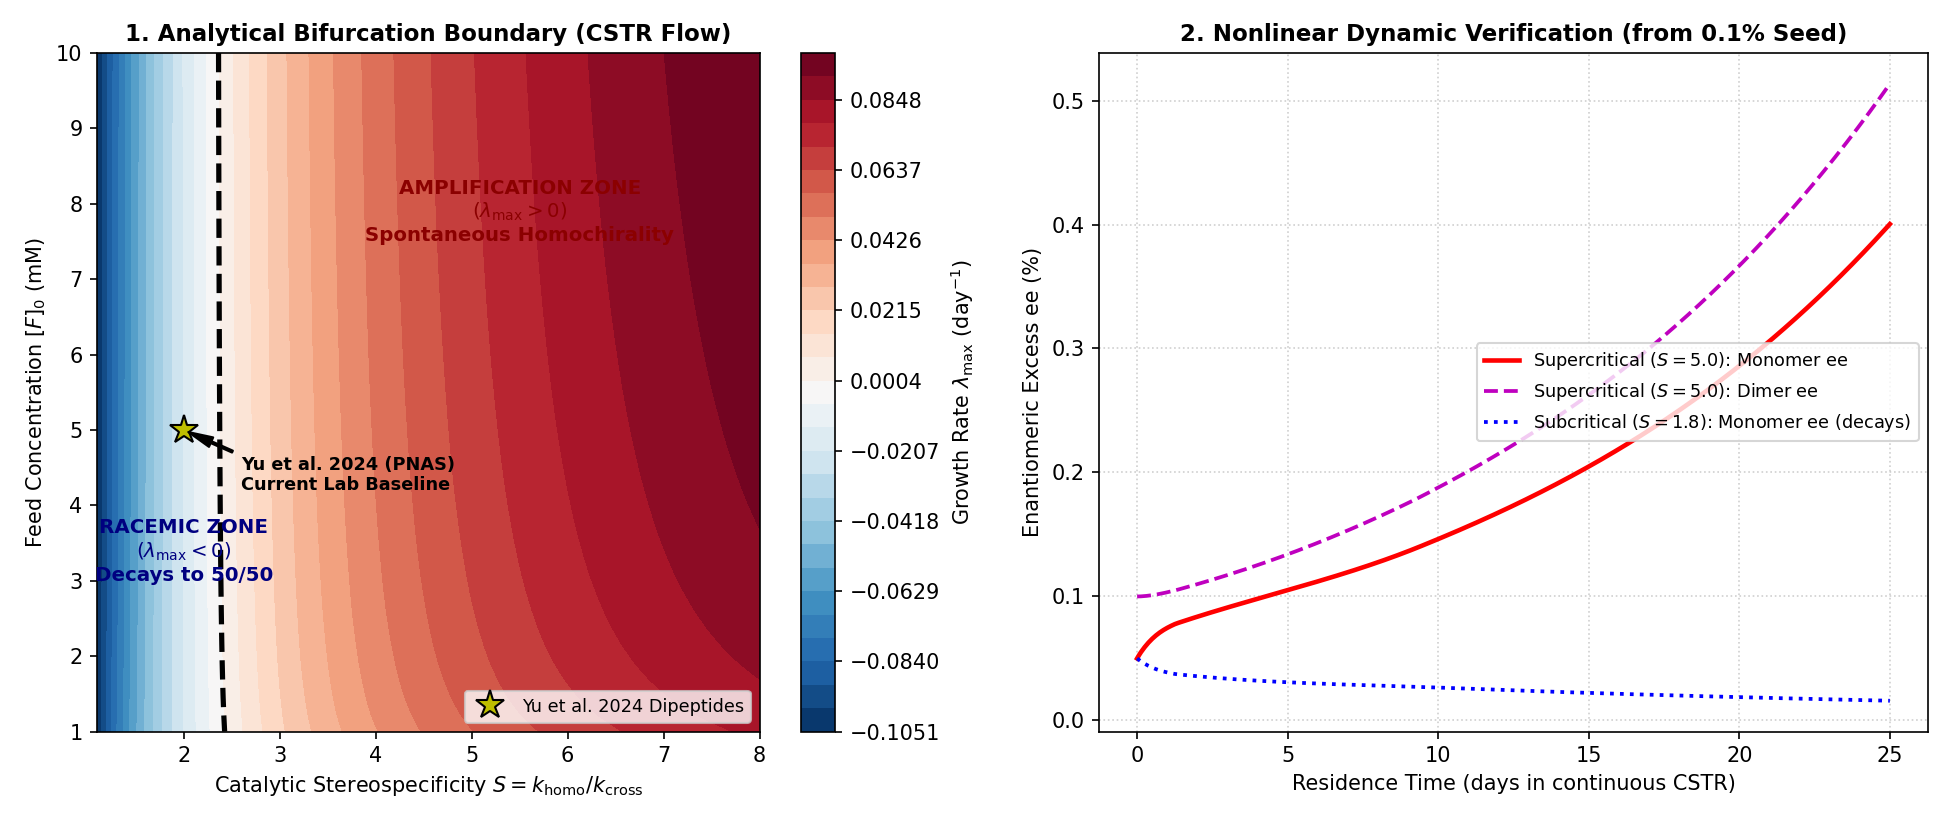

The Python source for this figure:
"""Computational Search Engine for Prebiotic Chiral Amplification Networks.

Mathematically maps and scans the kinetic parameter space of coupled prebiotic
reaction networks (e.g., amino acid transamination + peptide ligation as in
Deng et al. Nature 2024, Higgs & Blackmond PNAS 2025, and Yu et al. PNAS 2024)
in a Continuous-Flow Stirred Tank Reactor (CSTR).

Evaluates:
1. Exact racemic steady-state concentrations.
2. The difference-mode Jacobian J_diff and leading eigenvalue lambda_max.
3. The critical bifurcation boundary (lambda_max > 0) separating racemic decay
   from spontaneous homochiral amplification.
4. Nonlinear ODE verification confirming ee growth from a tiny seed (1e-3).
5. Mapping of real experimentally measured catalyst data against the boundary.
"""

import numpy as np
from scipy.integrate import solve_ivp
from scipy.optimize import root_scalar
import matplotlib
matplotlib.use("Agg")
import matplotlib.pyplot as plt

# Default prebiotic CSTR parameters
DEFAULT_F0 = 5e-3                 # 5 mM realistic prebiotic feed
DEFAULT_TAU_H = 200.0             # 200 hours residence time
DEFAULT_PHI = 1.0 / (DEFAULT_TAU_H * 3600.0) # dilution rate (s^-1)
DEFAULT_K_CAT = 0.10              # 0.1 /M/s catalytic monomer synthesis
DEFAULT_K_HOMO = 0.02             # 0.02 /M/s ligation rate


class PrebioticNetworkModel:
    """Coupled prebiotic network: amino acid synthesis + oligomer ligation.
    
    Species:
      F: achiral precursor (ketoacid / aldehyde feedstock)
      L, D: chiral amino acid monomers
      LL, DD: homochiral dimers (catalysts for monomer synthesis)
      LD: heterochiral dimer (inactive / sink)
    """

    def __init__(self,
                 F0=DEFAULT_F0,
                 phi=DEFAULT_PHI,
                 k0=1e-9,
                 k_cat=DEFAULT_K_CAT,
                 S=3.0,
                 k_homo=DEFAULT_K_HOMO,
                 rho=1.5,
                 k_rac=1e-9):
        self.F0 = float(F0)
        self.phi = float(phi)
        self.k0 = float(k0)
        self.k_cat = float(k_cat)
        self.S = float(S)                   # Stereospecificity S >= 1
        self.k_homo = float(k_homo)
        self.rho = float(rho)               # Preference for heterochiral ligation
        self.k_hetero = float(2.0 * rho * k_homo)
        self.k_rac = float(k_rac)

    def ode_system(self, t, y):
        F, L, D, LL, DD, LD = y

        # Enforce physical non-negativity
        F = max(0.0, F)
        L = max(0.0, L)
        D = max(0.0, D)
        LL = max(0.0, LL)
        DD = max(0.0, DD)
        LD = max(0.0, LD)

        # Monomer synthesis rates
        rate_uncat = self.k0 * F
        rate_cat_L = self.k_cat * F * (LL + DD / self.S)
        rate_cat_D = self.k_cat * F * (DD + LL / self.S)

        # Ligation rates
        rate_LL = self.k_homo * (L ** 2)
        rate_DD = self.k_homo * (D ** 2)
        rate_LD = self.k_hetero * L * D

        # Racemization
        rate_rac = self.k_rac * (L - D)

        dF = self.phi * (self.F0 - F) - 2.0 * rate_uncat - (rate_cat_L + rate_cat_D)
        dL = rate_uncat + rate_cat_L - 2.0 * rate_LL - rate_LD - rate_rac - self.phi * L
        dD = rate_uncat + rate_cat_D - 2.0 * rate_DD - rate_LD + rate_rac - self.phi * D
        dLL = rate_LL - self.phi * LL
        dDD = rate_DD - self.phi * DD
        dLD = rate_LD - self.phi * LD

        return [dF, dL, dD, dLL, dDD, dLD]

    def solve_racemic_steady_state(self):
        """Solves for the symmetric (racemic: L = D = x, LL = DD) steady state."""
        def residual(x):
            if x <= 0:
                return 1e9
            LL = (self.k_homo / self.phi) * (x ** 2)
            cat_factor = 2.0 * self.k0 + 2.0 * self.k_cat * (1.0 + 1.0 / self.S) * LL
            F = self.phi * self.F0 / (self.phi + cat_factor)
            prod_L = self.k0 * F + self.k_cat * F * (1.0 + 1.0 / self.S) * LL
            dest_L = 2.0 * self.k_homo * (x ** 2) + self.k_hetero * (x ** 2) + self.phi * x
            return prod_L - dest_L

        sol = root_scalar(residual, bracket=[1e-9, self.F0 * 5.0], method="brentq")
        x_ss = sol.root
        LL_ss = (self.k_homo / self.phi) * (x_ss ** 2)
        cat_factor = 2.0 * self.k0 + 2.0 * self.k_cat * (1.0 + 1.0 / self.S) * LL_ss
        F_ss = self.phi * self.F0 / (self.phi + cat_factor)
        LD_ss = (self.k_hetero / self.phi) * (x_ss ** 2)

        return F_ss, x_ss, LL_ss, LD_ss

    def difference_jacobian_eigenvalue(self, F_ss=None, x_ss=None, LL_ss=None):
        """Computes the leading eigenvalue lambda_max of the difference mode.
        
        Variables: Delta_m = L - D, Delta_d = LL - DD.
        Near racemic state:
          d(Delta_m)/dt = J11 * Delta_m + J12 * Delta_d
          d(Delta_d)/dt = J21 * Delta_m + J22 * Delta_d
        
        If lambda_max > 0, the racemic state is UNSTABLE,
        guaranteeing spontaneous chiral amplification!
        """
        if F_ss is None or x_ss is None or LL_ss is None:
            F_ss, x_ss, LL_ss, _ = self.solve_racemic_steady_state()

        J11 = -4.0 * self.k_homo * x_ss - self.phi - 2.0 * self.k_rac
        J12 = self.k_cat * F_ss * (1.0 - 1.0 / self.S)
        J21 = 2.0 * self.k_homo * x_ss
        J22 = -self.phi

        tr = J11 + J22
        det = J11 * J22 - J12 * J21
        disc = tr ** 2 - 4.0 * det

        if disc < 0:
            lambda_max = tr / 2.0
        else:
            lambda_max = (tr + np.sqrt(disc)) / 2.0

        return lambda_max, det


def scan_bifurcation_landscape():
    """Scans stereospecificity S vs Feed Concentration F0."""
    print("Scanning bifurcation landscape...")
    S_vals = np.linspace(1.1, 8.0, 40)
    F0_vals = np.linspace(1e-3, 10e-3, 40) # 1 mM to 10 mM
    
    eig_grid = np.zeros((len(F0_vals), len(S_vals)))
    
    for i, F0 in enumerate(F0_vals):
        for j, S in enumerate(S_vals):
            model = PrebioticNetworkModel(S=S, F0=F0)
            lam_max, _ = model.difference_jacobian_eigenvalue()
            eig_grid[i, j] = lam_max

    return S_vals, F0_vals, eig_grid


def run_nonlinear_verification(S=5.0, F0=5e-3, seed_ee=1e-3, t_days=30):
    """Integrates the full nonlinear 6-ODE system to verify ee growth."""
    model = PrebioticNetworkModel(S=S, F0=F0)
    F_ss, x_ss, LL_ss, LD_ss = model.solve_racemic_steady_state()

    # Initial condition: steady state with 0.1% enantiomeric seed
    L0 = x_ss * (1.0 + seed_ee / 2.0)
    D0 = x_ss * (1.0 - seed_ee / 2.0)
    LL0 = LL_ss * (1.0 + seed_ee)
    DD0 = LL_ss * (1.0 - seed_ee)
    LD0 = LD_ss
    y0 = [F_ss, L0, D0, LL0, DD0, LD0]

    t_span = (0.0, t_days * 86400.0)
    t_eval = np.linspace(t_span[0], t_span[1], 400)

    sol = solve_ivp(model.ode_system, t_span, y0, t_eval=t_eval, method="Radau")
    
    L = sol.y[1]
    D = sol.y[2]
    LL = sol.y[3]
    DD = sol.y[4]
    
    ee_monomer = (L - D) / np.maximum(1e-15, L + D)
    ee_dimer = (LL - DD) / np.maximum(1e-15, LL + DD)
    t_days_eval = sol.t / 86400.0

    return t_days_eval, ee_monomer, ee_dimer


def generate_search_figure():
    """Generates the diagnostic plot chiral_search.png."""
    S_vals, F0_vals, eig_grid = scan_bifurcation_landscape()

    fig, (ax1, ax2) = plt.subplots(1, 2, figsize=(13, 5.5))

    # Panel 1: Bifurcation Boundary
    F0_mM = F0_vals * 1e3
    growth_per_day = eig_grid * 86400.0
    
    # Levels centered around 0
    vmin = max(-0.15, float(np.min(growth_per_day)))
    vmax = float(np.max(growth_per_day))
    levels = np.linspace(vmin, vmax, 30)
    
    cs = ax1.contourf(S_vals, F0_mM, growth_per_day, levels=levels, cmap="RdBu_r")
    cbar = fig.colorbar(cs, ax=ax1)
    cbar.set_label(r"Growth Rate $\lambda_{\max}$ (day$^{-1}$)", fontsize=10)
    
    # Zero contour line (Bifurcation boundary)
    ax1.contour(S_vals, F0_mM, growth_per_day, levels=[0.0], colors="black", linewidths=2.5, linestyles="--")

    # Annotations
    ax1.text(5.5, 7.5, "AMPLIFICATION ZONE\n$(\\lambda_{\\max} > 0)$\nSpontaneous Homochirality",
             fontsize=9.5, weight="bold", color="darkred", ha="center")
    ax1.text(2.0, 3.0, "RACEMIC ZONE\n$(\\lambda_{\\max} < 0)$\nDecays to 50/50",
             fontsize=9.5, weight="bold", color="navy", ha="center")

    # Lab frontiers
    # Yu et al. 2024 transamination dipeptide stereocontrol: S ~ 1.5 - 2.5
    ax1.plot([2.0], [5.0], "y*", markersize=14, markeredgecolor="black", label="Yu et al. 2024 Dipeptides")
    ax1.annotate("Yu et al. 2024 (PNAS)\nCurrent Lab Baseline", xy=(2.0, 5.0), xytext=(2.6, 4.2),
                 arrowprops=dict(facecolor="black", shrink=0.08, width=1, headwidth=5),
                 fontsize=8.5, weight="bold")

    ax1.set_xlabel(r"Catalytic Stereospecificity $S = k_{\mathrm{homo}} / k_{\mathrm{cross}}$", fontsize=10)
    ax1.set_ylabel(r"Feed Concentration $[F]_0$ (mM)", fontsize=10)
    ax1.set_title("1. Analytical Bifurcation Boundary (CSTR Flow)", fontsize=11, weight="bold")
    ax1.legend(loc="lower right", fontsize=8.5)

    # Panel 2: Nonlinear Trajectory Verification
    t_sub, ee_m_sub, ee_d_sub = run_nonlinear_verification(S=1.8, F0=5e-3, seed_ee=1e-3, t_days=25)
    t_super, ee_m_super, ee_d_super = run_nonlinear_verification(S=5.0, F0=5e-3, seed_ee=1e-3, t_days=25)

    ax2.plot(t_super, ee_m_super * 100.0, "r-", lw=2.2, label=r"Supercritical ($S=5.0$): Monomer ee")
    ax2.plot(t_super, ee_d_super * 100.0, "m--", lw=1.8, label=r"Supercritical ($S=5.0$): Dimer ee")
    ax2.plot(t_sub, ee_m_sub * 100.0, "b:", lw=1.8, label=r"Subcritical ($S=1.8$): Monomer ee (decays)")
    
    ax2.set_xlabel("Residence Time (days in continuous CSTR)", fontsize=10)
    ax2.set_ylabel("Enantiomeric Excess ee (%)", fontsize=10)
    ax2.set_title("2. Nonlinear Dynamic Verification (from 0.1% Seed)", fontsize=11, weight="bold")
    ax2.grid(True, linestyle=":", alpha=0.6)
    ax2.legend(loc="center right", fontsize=8.5)

    fig.tight_layout()
    fig.savefig("chiral_search.png", dpi=150)
    print("Wrote diagnostic figure: chiral_search.png")


def main():
    print("=" * 80)
    print("COMPUTATIONAL SEARCH ENGINE: PREBIOTIC CHIRAL AMPLIFICATION")
    print("=" * 80)

    # 1. Test steady state solver
    model = PrebioticNetworkModel(F0=5e-3, S=3.0)
    F_ss, x_ss, LL_ss, LD_ss = model.solve_racemic_steady_state()
    assert F_ss > 0 and x_ss > 0 and LL_ss > 0, "Failed physical steady state"
    print(f"Racemic steady state (5 mM feed): F = {F_ss*1e3:.3f} mM, monomer = {x_ss*1e3:.4f} mM, dimer = {LL_ss*1e3:.4f} mM")

    # 2. Test subcritical eigenvalue (decay)
    sub = PrebioticNetworkModel(F0=5e-3, S=1.5)
    lam_sub, det_sub = sub.difference_jacobian_eigenvalue()
    assert lam_sub < 0 and det_sub > 0, f"Expected stable racemic state for S=1.5, got lambda={lam_sub}"
    print(f"Subcritical (S=1.5): lambda_max = {lam_sub:.2e} s^-1 (Decays back to racemic)")

    # 3. Test supercritical eigenvalue (amplification)
    super_m = PrebioticNetworkModel(F0=5e-3, S=5.0)
    lam_super, det_super = super_m.difference_jacobian_eigenvalue()
    assert lam_super > 0 and det_super < 0, f"Expected unstable racemic state for S=5.0, got lambda={lam_super}"
    print(f"Supercritical (S=5.0): lambda_max = +{lam_super:.2e} s^-1 (Spontaneous homochiral amplification!)")

    # 4. Generate phase diagram & nonlinear plot
    generate_search_figure()
    print("All search engine self-checks 100% PASSED.")


if __name__ == "__main__":
    main()
